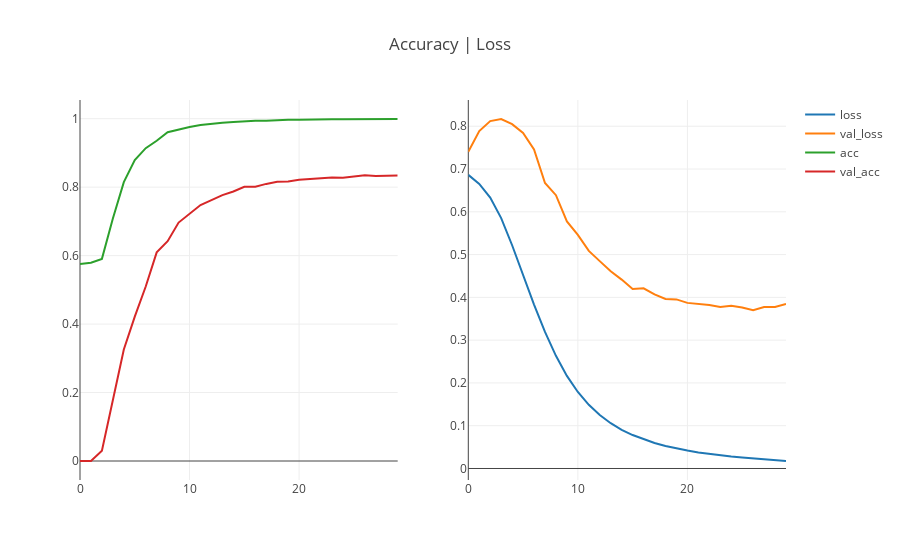

The notebook cell saved with this chart:
### Code cell
history = pd.DataFrame(history.history)

loss = go.Scatter(
    x = history.index,
    y = history.loss,
    name = 'loss'
)

val_loss = go.Scatter(
    x = history.index,
    y = history.val_loss,
    name = 'val_loss'
)

acc = go.Scatter(
    x = history.index,
    y = history.acc,
    name = 'acc'
)

val_acc = go.Scatter(
    x = history.index,
    y = history.val_acc,
    name = 'val_acc'
)

fig = tools.make_subplots(rows=1, cols=2)

fig.append_trace(loss, 1, 2)
fig.append_trace(val_loss, 1, 2)

fig.append_trace(acc, 1, 1)
fig.append_trace(val_acc, 1, 1)

fig['layout'].update(title='Accuracy | Loss')

iplot(fig)

### Figure 1 — Plotly figure (JSON) as saved in the notebook; plotly's stock layout.template omitted (floating-point values rounded to 4 significant figures)
{"data": [{"name": "loss", "type": "scatter", "uid": "07cbd49f-a4d3-4906-b4d2-3477014c8141", "x": [0, 1, 2, 3, 4, 5, 6, 7, 8, 9, 10, 11, 12, 13, 14, 15, 16, 17, 18, 19, 20, 21, 22, 23, 24, 25, 26, 27, 28, 29], "xaxis": "x2", "y": [0.6863, 0.6653, 0.6331, 0.5853, 0.5218, 0.4522, 0.3832, 0.3191, 0.2634, 0.2165, 0.1789, 0.1489, 0.1249, 0.1058, 0.09047, 0.07819, 0.06798, 0.05962, 0.0527, 0.04683, 0.04191, 0.03763, 0.03402, 0.03082, 0.02808, 0.02555, 0.02323, 0.02115, 0.01927, 0.0175], "yaxis": "y2"}, {"name": "val_loss", "type": "scatter", "uid": "37bfb379-2d25-4cdb-afe6-612e80df6cf4", "x": [0, 1, 2, 3, 4, 5, 6, 7, 8, 9, 10, 11, 12, 13, 14, 15, 16, 17, 18, 19, 20, 21, 22, 23, 24, 25, 26, 27, 28, 29], "xaxis": "x2", "y": [0.74, 0.7887, 0.8119, 0.8169, 0.8048, 0.7841, 0.7456, 0.6673, 0.6388, 0.5775, 0.546, 0.5086, 0.4847, 0.461, 0.4416, 0.4197, 0.4212, 0.4069, 0.3961, 0.3953, 0.3871, 0.3849, 0.3819, 0.3775, 0.3801, 0.3764, 0.37, 0.3773, 0.3774, 0.3845], "yaxis": "y2"}, {"name": "acc", "type": "scatter", "uid": "b5cfbd44-00a5-41bb-a652-7018a628e49e", "x": [0, 1, 2, 3, 4, 5, 6, 7, 8, 9, 10, 11, 12, 13, 14, 15, 16, 17, 18, 19, 20, 21, 22, 23, 24, 25, 26, 27, 28, 29], "xaxis": "x", "y": [0.5753, 0.5793, 0.5905, 0.7087, 0.8148, 0.8793, 0.9139, 0.9355, 0.9607, 0.9688, 0.9755, 0.9815, 0.9854, 0.9883, 0.9904, 0.9925, 0.9942, 0.9942, 0.9959, 0.9966, 0.9967, 0.9977, 0.998, 0.9984, 0.9984, 0.9987, 0.999, 0.9991, 0.9992, 0.9992], "yaxis": "y"}, {"name": "val_acc", "type": "scatter", "uid": "d27f44a3-9a74-4ccd-b67b-71dc08da448c", "x": [0, 1, 2, 3, 4, 5, 6, 7, 8, 9, 10, 11, 12, 13, 14, 15, 16, 17, 18, 19, 20, 21, 22, 23, 24, 25, 26, 27, 28, 29], "xaxis": "x", "y": [0, 0, 0.02983, 0.178, 0.3258, 0.4218, 0.5099, 0.6096, 0.642, 0.6966, 0.7213, 0.7479, 0.7623, 0.7768, 0.7874, 0.8011, 0.8011, 0.8096, 0.8155, 0.8169, 0.8218, 0.824, 0.8246, 0.8279, 0.8273, 0.8315, 0.835, 0.8329, 0.8345, 0.8343], "yaxis": "y"}], "layout": {"title": {"text": "Accuracy | Loss"}, "xaxis": {"anchor": "y", "domain": [0, 0.45]}, "xaxis2": {"anchor": "y2", "domain": [0.55, 1]}, "yaxis": {"anchor": "x", "domain": [0, 1]}, "yaxis2": {"anchor": "x2", "domain": [0, 1]}}}
